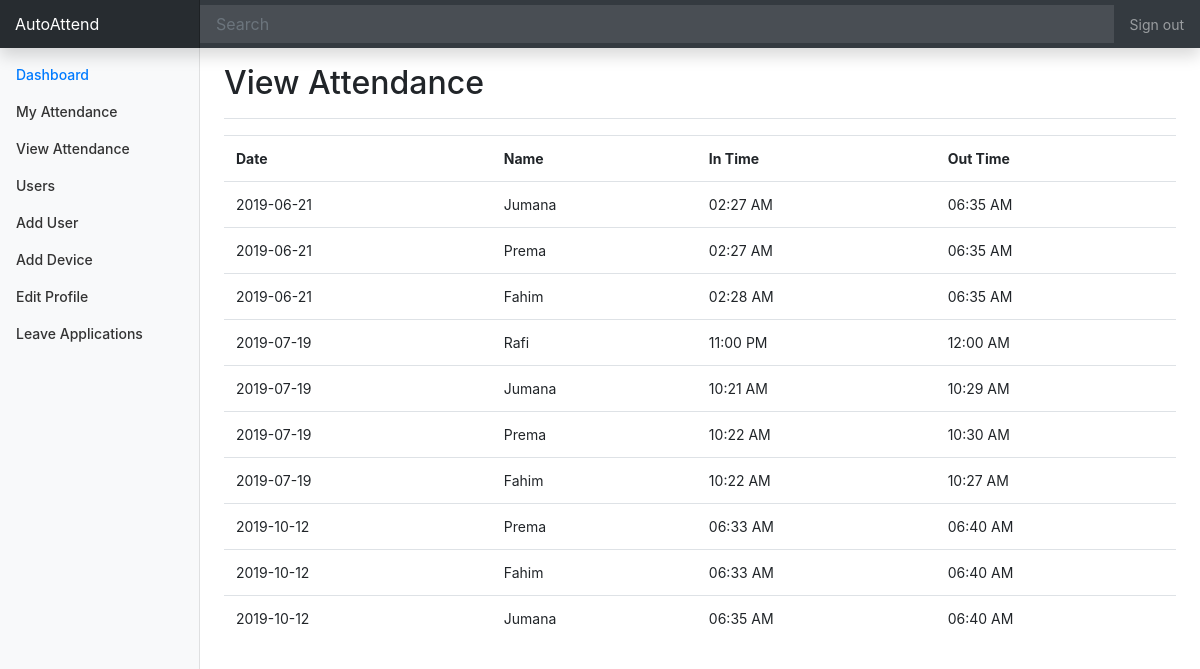
Screenshot of /view_attendance.php (signed in) with the database file from the repository.
### tables this page shows
CREATE TABLE `attendance` (
  `date` date NOT NULL,
  `user_id` int(15) NOT NULL,
  `in_time` timestamp NOT NULL DEFAULT '0000-00-00 00:00:00',
  `out_time` timestamp NOT NULL DEFAULT '0000-00-00 00:00:00'
);

CREATE TABLE `users` (
  `id` int(15) NOT NULL,
  `name` varchar(255) NOT NULL,
  `email` varchar(191) NOT NULL,
  `password` varchar(255) NOT NULL,
  `role` varchar(10) NOT NULL DEFAULT 'user'
);

### inc/functions.php (called while the page is built, shortened)
<?php
function get_user_by_id($id){
	global $conn;
	$sql = "SELECT id, name, email, role FROM users WHERE id = '$id' LIMIT 0,1";
	$result = $conn->query($sql);
	if($result)
		return $result->fetch_object();
	else return false;
}

### view_attendance.php (the view, shortened to what this page needs)
<?php require('inc/connect.php'); ?>
<?php require('inc/functions.php'); ?>
<?php require('layout/header.php'); ?>
<?php
$sql = "SELECT date, user_id, in_time, out_time FROM attendance";
$result = $conn->query($sql);
if ($result->num_rows > 0) {
    echo '<table class="table">';
    echo '<tr> <th>Date</th> <th>Name</th> <th>In Time</th> <th>Out Time</th> </tr>';
    while($row = $result->fetch_assoc()) {
    	echo '<tr>';
    	echo '<td>' . $row["date"] . '</td>';
    	echo '<td>' . get_user_by_id($row["user_id"])->name . '</td>';
    	echo '<td>' . date('h:i A', strtotime($row["in_time"])) . '</td>';
    	echo '<td>' . date('h:i A', strtotime($row["out_time"])) . '</td>';
        echo '</tr>';
    }
    echo '</table>';
} else {
    echo '<div class="alert alert-warning" role="alert">No Record Found</div>';
}
?>
<?php require('layout/footer.php') ?>

### assets/dashboard.css (style rules this page uses)
body { font-size: .875rem; }

### rows the page displays
attendance: date "2019-06-21", user.name "Jumana", in_time "02:27 AM", out_time "06:35 AM"
attendance: date "2019-06-21", user.name "Prema", in_time "02:27 AM", out_time "06:35 AM"
attendance: date "2019-06-21", user.name "Fahim", in_time "02:28 AM", out_time "06:35 AM"
attendance: date "2019-07-19", user.name "Rafi", in_time "11:00 PM", out_time "12:00 AM"
attendance: date "2019-07-19", user.name "Jumana", in_time "10:21 AM", out_time "10:29 AM"
attendance: date "2019-07-19", user.name "Prema", in_time "10:22 AM", out_time "10:30 AM"
attendance: date "2019-07-19", user.name "Fahim", in_time "10:22 AM", out_time "10:27 AM"
attendance: date "2019-10-12", user.name "Prema", in_time "06:33 AM", out_time "06:40 AM"
attendance: date "2019-10-12", user.name "Fahim", in_time "06:33 AM", out_time "06:40 AM"
attendance: date "2019-10-12", user.name "Jumana", in_time "06:35 AM", out_time "06:40 AM"

### other values shown
$page_title "View Attendance"
